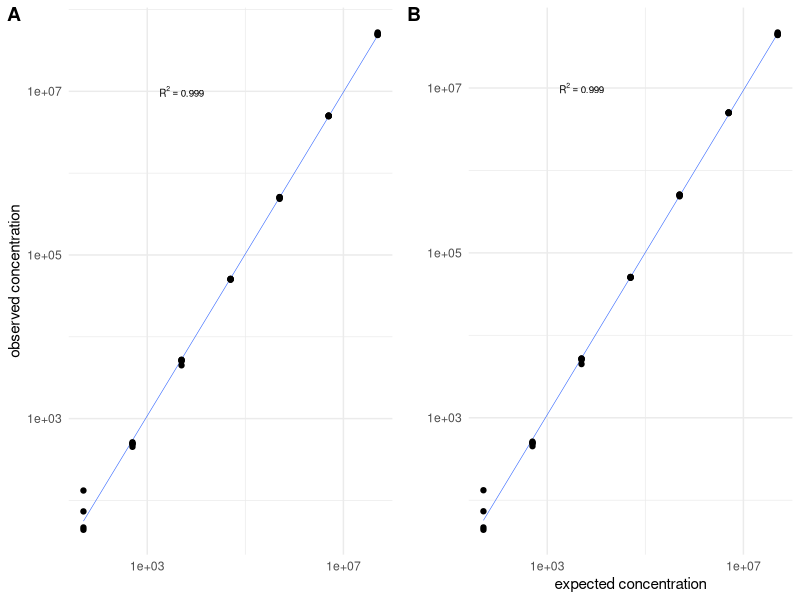

Recreate this plot in R. (Note: this script raises an error after producing the figure.)
# load libraries and data
#########################
library(MASS)
library(ggplot2)
library(cowplot)
library(sandwich)
library(lmtest)
library(reshape2)

data<-read.csv("Jones2016_BDQ.csv",header=F)
data$means<-rowMeans(data[,3:7])


# dPCR experiment 1 data preparation
####################################
dPCRHIV<-c(t(data[1:8,3:7])) #only data for first dPCR experiment
dPCRHIV<-data.frame(cbind(dPCRHIV,sort(rep(data$V2[1:8],5),decreasing=T)))
dPCRHIV<-dPCRHIV[-c(36:40),] #remove NTCs
colnames(dPCRHIV)<-c("obs","exp")

# calculate the variance at different concentrations
var.calc<-NA
for(i in 1:7){
	var.calc[i]<-var(dPCRHIV[((i-1)*5+1):(i*5),1])
}
sim.dat<-data.frame(var.calc,unique(dPCRHIV$exp))




# log plots for paper
#####################

par(mfrow=c(1,2))
dPCRHIV<-c(t(data[1:8,3:7])) #only data for first dPCR experiment
dPCRHIV<-data.frame(cbind(dPCRHIV,sort(rep(data$V2[1:8],5),decreasing=T)))
dPCRHIV<-dPCRHIV[-c(36:40),] #remove NTCs

ndat<-5 #number of replicates
nsims<-10000 #number of simulations
sim.res<-matrix(NA,nrow=nrow(sim.dat)*ndat,ncol=2)
set.seed(1)
for(i in 1:nrow(sim.dat)){
	sim.res[c(((i-1)*ndat+1):(i*ndat)),]<-cbind(rnorm(5,sim.dat[i,2],sqrt(sim.dat[i,1])),sim.dat[i,2])	
}

dPCRHIV<- data.frame(sim.res)
colnames(dPCRHIV)<-c("obs","exp")

plot1 <- ggplot(dPCRHIV, aes(x=exp,y=obs)) +
  stat_smooth(method="lm",se=FALSE,size=0.2) + geom_point() + 
  theme_minimal() +
  xlab("")+ylab("observed concentration") + scale_y_log10() + scale_x_log10(breaks = c(1e03,1e07))+
  annotate("text",x=5e3,y=1e7,label="R^2 == 0.999",parse=TRUE,size=2.5)

# what happens when we introduce a bias?
dPCRHIV[1:5,1]<-dPCRHIV[1:5,1]*0.9

plot2 <- ggplot(dPCRHIV, aes(x=exp,y=obs)) +
  stat_smooth(method="lm",se=FALSE,size=0.2) + geom_point() + 
  theme_minimal() +
  xlab("expected concentration")+ylab("") +  scale_y_log10() + scale_x_log10(breaks = c(1e03,1e07))+
  annotate("text",x=5e3,y=1e7,label="R^2 == 0.999",parse=TRUE,size=2.5)
plot_grid(plot1, plot2, align='h', labels=c('A', 'B'))
dPCRHIV<-dPCRHIV[-35,]


# weighted regression
weights<-1/rep(var.calc,each=ndat)
a <- lm(log10(obs)~log10(exp),data=dPCRHIV,weights=weights) #normal linear model
dPCRHIV$pred<-c(10^predict(a))

plot2b <- ggplot(dPCRHIV, aes(x=exp,y=obs)) +
  stat_smooth(method="lm",se=FALSE,size=0.2,aes(y=pred)) + geom_point() + 
  theme_minimal() +
  xlab("")+ylab("") +  scale_y_log10() + scale_x_log10(breaks = c(1e03,1e07))+
  annotate("text",x=5e3,y=1e7,label="R^2 == 0.999",parse=TRUE,size=2.5)

# combine plots
plot_grid(plot1, plot2, plot2b, align='h', labels=c('A', 'B', 'C'), nrow=1)








# linearity plot for paper
##########################

ndat<-5 #number of replicates
nsims<-10000 #number of simulations
sim.res<-matrix(NA,nrow=nrow(sim.dat)*ndat,ncol=2)
set.seed(1)
for(i in 1:nrow(sim.dat)){
	sim.res[c(((i-1)*ndat+1):(i*ndat)),1:2]<-cbind(rnorm(ndat,sim.dat[i,2],sqrt(sim.dat[i,1])),sim.dat[i,2])
}
dPCRHIV<-data.frame(sim.res)
colnames(dPCRHIV)<-c("obs","exp")
dPCRHIV$obs[dPCRHIV$obs<0]<-0

a <- lm(sim.res[,2]~sim.res[,1])
weights<-(1/lm(abs(resid(a))~sim.res[,1])$fitted.values)^2
a <- lm(obs~exp,data=dPCRHIV,weights=weights) #normal linear model
#preds <- unique(dPCRHIV$exp)
preds <-predict(a, newdata=data.frame(exp=unique(dPCRHIV$exp)))
groupmeans<-rowMeans(matrix(dPCRHIV$obs,ncol=5,byrow=T))
plot <- list()
for(i in 1:length(preds)){
dataSubs <- data.frame(type=c("pred",rep("obs",ndat)), data=c(preds[i],dPCRHIV$obs[c(((i-1)*ndat+1):(i*ndat))]),exp=unique(dPCRHIV$exp)[i])
if(max(dataSubs$data[-1])/dataSubs$data[1]>1/(min(dataSubs$data[-c(1,which(dataSubs$data==0))])/dataSubs$data[1])){
	cut <- (floor(max(dataSubs$data[-1])/dataSubs$data[1]*100)-100)/2/100
	level<-1+cut*2
	yint<- c()
	while(level>min(dataSubs$data[-1])/dataSubs$data[1]){
		if(level!=1){yint<-c(yint,level)}
		level<-level-cut
	}
} else {
	cut <- (ceiling(min(dataSubs$data[-1])/dataSubs$data[1]*100)-100)/2/100
	level<-1+cut*2
	yint<- c()
	while(level<max(dataSubs$data[-1])/dataSubs$data[1]){
		if(level!=1){yint<-c(yint,level)}
		level<-level-cut
	}
}
yint<-yint*unique(dataSubs$data[1])
ylabs<-paste(round((yint/unique(dataSubs$data[1])-1)*100,1),"%",sep="")
if(length(which(ylabs=="0%"))>0){
yint<-yint[-which(ylabs=="0%")]
ylabs<-ylabs[-which(ylabs=="0%")]
}
if(i==7){
plot[[i]] <- ggplot(dataSubs, aes(x=exp,y=data,shape=type)) +
  stat_smooth(method="lm",se=FALSE,size=0.2) +  
  theme_minimal() + geom_hline(yintercept=preds[i]) +
  geom_hline(yintercept=groupmeans[i],linetype=2) + geom_point() +
  geom_hline(yintercept=yint,linetype=3,alpha=0.25) + annotate("text",label=ylabs,y=yint,x=unique(dataSubs$exp),alpha=0.75,size=3) +
  scale_colour_brewer(palette = "Set1") +
  xlab("")+ylab("observed concentration") + theme(legend.position="none", axis.ticks.y=element_blank(),axis.text.y=element_blank()) + scale_x_discrete(limits=c(unique(dPCRHIV$exp)[i]))	
} else if(i==4){
	plot[[i]] <- ggplot(dataSubs, aes(x=exp,y=data,shape=type)) +
  stat_smooth(method="lm",se=FALSE,size=0.2) +  
  theme_minimal() + geom_hline(yintercept=preds[i]) +
  geom_hline(yintercept=groupmeans[i],linetype=2) + geom_point() +
  geom_hline(yintercept=yint,linetype=3,alpha=0.25) + annotate("text",label=ylabs,y=yint,x=unique(dataSubs$exp),alpha=0.75,size=3) +
  scale_colour_brewer(palette = "Set1") +
  xlab("expected concentration")+ylab("") + theme(legend.position="none", axis.ticks.y=element_blank(),axis.text.y=element_blank()) + scale_x_discrete(limits=c(unique(dPCRHIV$exp)[i]))
} else {
plot[[i]] <- ggplot(dataSubs, aes(x=exp,y=data,shape=type)) +
  stat_smooth(method="lm",se=FALSE,size=0.2) +  
  theme_minimal() + geom_hline(yintercept=preds[i]) +
  geom_hline(yintercept=groupmeans[i],linetype=2) + geom_point() +
  geom_hline(yintercept=yint,linetype=3,alpha=0.25) + annotate("text",label=ylabs,y=yint,x=unique(dataSubs$exp),alpha=0.75,size=3) +
  scale_colour_brewer(palette = "Set1") +
  xlab("")+ylab("") + theme(legend.position="none", axis.ticks.y=element_blank(),axis.text.y=element_blank()) + scale_x_discrete(limits=c(unique(dPCRHIV$exp)[i]))
}
}
dPCRHIV[1:5,1]<-dPCRHIV[1:5,1]*0.9 #introduce bias
groupmeans<-rowMeans(matrix(dPCRHIV$obs,ncol=5,byrow=T))
a <- lm(sim.res[,2]~sim.res[,1])
weights<-(1/lm(abs(resid(a))~sim.res[,1])$fitted.values)^2
a <- lm(obs~exp,data=dPCRHIV,weights=weights) #normal linear model
#preds <- unique(dPCRHIV$exp)
preds <-predict(a, newdata=data.frame(exp=unique(dPCRHIV$exp)))
for(i in 1:length(preds)){
dataSubs <- data.frame(type=c("pred",rep("obs",ndat)), data=c(preds[i],dPCRHIV$obs[c(((i-1)*ndat+1):(i*ndat))]),exp=unique(dPCRHIV$exp)[i])
if(max(dataSubs$data[-1])/dataSubs$data[1]>1/(min(dataSubs$data[-c(1,which(dataSubs$data==0))])/dataSubs$data[1])){
	cut <- (floor(max(dataSubs$data[-1])/dataSubs$data[1]*100)-100)/2/100
	level<-1+cut*2
	yint<- c()
	while(level>min(dataSubs$data[-1])/dataSubs$data[1]){
		if(level!=1){yint<-c(yint,level)}
		level<-level-cut
	}
} else {
	cut <- (ceiling(min(dataSubs$data[-1])/dataSubs$data[1]*100)-100)/2/100
	level<-1+cut*2
	yint<- c()
	while(level<max(dataSubs$data[-1])/dataSubs$data[1]||length(yint)<2){
		if(level!=1){yint<-c(yint,level)}
		level<-level-cut
	}
}
yint<-yint*unique(dataSubs$data[1])
ylabs<-paste(round((yint/unique(dataSubs$data[1])-1)*100,1),"%",sep="")
if(length(which(ylabs=="0%"))>0){
yint<-yint[-which(ylabs=="0%")]
ylabs<-ylabs[-which(ylabs=="0%")]
}
if(i==7){
plot[[i+7]] <- ggplot(dataSubs, aes(x=exp,y=data,shape=type)) +
  stat_smooth(method="lm",se=FALSE,size=0.2) +  
  theme_minimal() + geom_hline(yintercept=preds[i]) +
  geom_hline(yintercept=groupmeans[i],linetype=2) + geom_point() +
  geom_hline(yintercept=yint,linetype=3,alpha=0.25) + annotate("text",label=ylabs,y=yint,x=unique(dataSubs$exp),alpha=0.75,size=3) +
  scale_colour_brewer(palette = "Set1") +
  xlab("")+ylab("observed concentration") + theme(legend.position="none", axis.ticks.y=element_blank(),axis.text.y=element_blank()) + scale_x_discrete(limits=c(unique(dPCRHIV$exp)[i]))	
} else if(i==4){
	plot[[i+7]] <- ggplot(dataSubs, aes(x=exp,y=data,shape=type)) +
  stat_smooth(method="lm",se=FALSE,size=0.2) +  
  theme_minimal() + geom_hline(yintercept=preds[i]) +
  geom_hline(yintercept=groupmeans[i],linetype=2) + geom_point() +
  geom_hline(yintercept=yint,linetype=3,alpha=0.25) + annotate("text",label=ylabs,y=yint,x=unique(dataSubs$exp),alpha=0.75,size=3) +
  scale_colour_brewer(palette = "Set1") +
  xlab("expected concentration")+ylab("") + theme(legend.position="none", axis.ticks.y=element_blank(),axis.text.y=element_blank()) + scale_x_discrete(limits=c(unique(dPCRHIV$exp)[i]))
} else {
plot[[i+7]] <- ggplot(dataSubs, aes(x=exp,y=data,shape=type)) +
  stat_smooth(method="lm",se=FALSE,size=0.2) +  
  theme_minimal() + geom_hline(yintercept=preds[i]) +
  geom_hline(yintercept=groupmeans[i],linetype=2) + geom_point() +
  geom_hline(yintercept=yint,linetype=3,alpha=0.25) + annotate("text",label=ylabs,y=yint,x=unique(dataSubs$exp),alpha=0.75,size=3) +
  scale_colour_brewer(palette = "Set1") +
  xlab("")+ylab("") + theme(legend.position="none", axis.ticks.y=element_blank(),axis.text.y=element_blank()) + scale_x_discrete(limits=c(unique(dPCRHIV$exp)[i]))
}
}

#reorder
plot2<-plot
for(i in 1:7){
	plot2[[i]]<-plot[[8-i]]
	plot2[[i+7]]<-plot[[15-i]]
}
plot_grid(plotlist=plot2, align='h', labels=c('A', '', '', '', '', '', '','B', '', '', '', '', '', ''),nrow=2)
